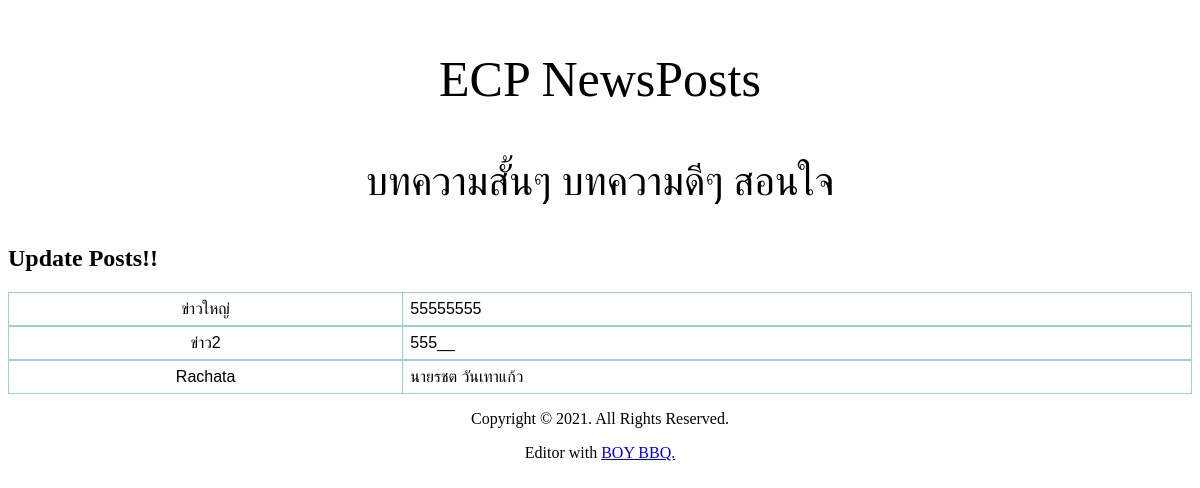
The page /news/ on the database as committed earlier.
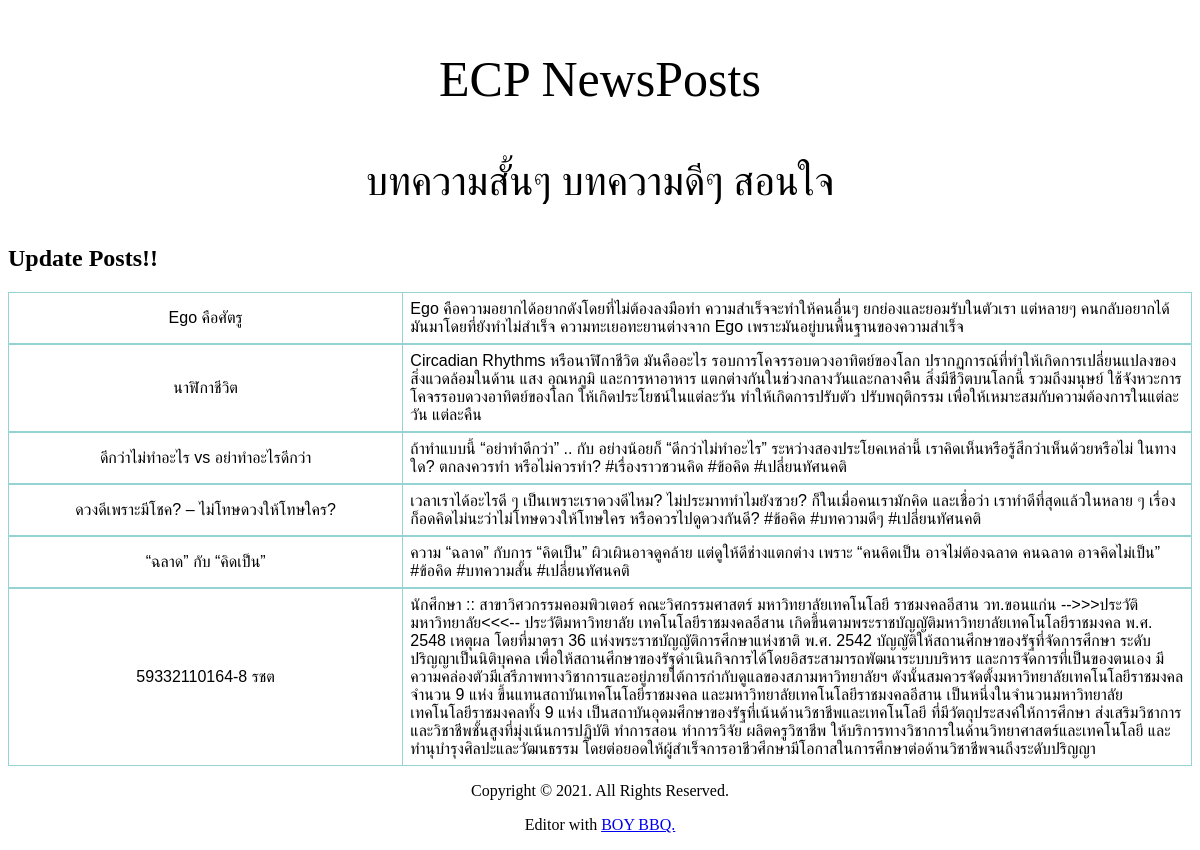
The same page on the database as committed later.
### news/models.py (models this page shows, shortened)
class newsPost(models.Model):
    title = models.CharField(max_length=150)
    newsContent = models.TextField()

### news/views.py (the view)
# urls.py: path('',views.index,name='index')
def index(request):
    newsposts = newsPost.objects.all()
    return render(request,'index.html',{'news' : newsposts})

### news/templates/index.html (shortened to what this page needs)
 <!DOCTYPE html>
<html lang="en">
<head>
</head>
<body>
    <p style="text-align: center; font-size: 50px;">ECP NewsPosts</p>
    <p  style="text-align: center; font-size: 40px;">บทความสั้นๆ บทความดีๆ สอนใจ</p>
    <h2 style="text-align: left;">Update Posts!!</h2>
{% for news in news %}
    <table>
        <tr>
          <td style="text-align: center;">{{news.title}}</td>
          <td colspan="2">{{news.newsContent}}</td>
      </table>
{% endfor %}
<p style="text-align: center;">Copyright © 2021. All Rights Reserved.</p>
<p style="text-align: center;"> Editor with <a href="https://fb.me/guboyphoto">BOY BBQ.</a></p>
</body>
</html>

### news/templates/index.html (style rules this page uses)
table { font-family: arial, sans-serif; border-collapse: collapse; table-layout: fixed; width: 100%; }
td, th { border: 1px solid #dddddd; text-align: left; padding: 7px; border-color: #96D4D4; }

Rows that differ between the two databases and show on the page:
removed newsPost: title "ข่าวใหญ่", newsContent "55555555"
removed newsPost: title "ข่าว2", newsContent "555__"
removed newsPost: title "Rachata", newsContent "นายรชต วันเทาแก้ว"
added newsPost: title "Ego คือศัตรู", newsContent "Ego คือความอยากได้อยากดังโดยที่ไม่ต้องลงมือทำ ความสำเร็จจะทำให้คนอื่นๆ ยกย่องและยอมรับในตัวเรา แต่หลายๆ คนกลับอยากได้มันมาโดยที่ยังทำไม่สำเร็จ ความทะเยอทะยานต่างจาก Ego เพราะมันอยู่บนพื้นฐานของความสำเร็จ"
added newsPost: title "นาฬิกาชีวิต", newsContent "Circadian Rhythms หรือนาฬิกาชีวิต มันคืออะไร รอบการโคจรรอบดวงอาทิตย์ของโลก ปรากฏการณ์ที่ทำให้เกิดการเปลี่ยนแปลงของสิ่งแวดล้อมในด้าน แสง อุณหภูมิ และการหาอาหาร แตกต่างกันในช่วงกลางวันและกลางคืน สิ่งมีชีวิตบนโลกนี้ รวมถึงมนุษย์ ใช้จังหวะการโคจรรอบดวงอาทิตย์ของโลก ให้เกิดประโยชน์ในแต่ละวัน ทำให้เกิดการปรับตัว ปรับพฤติกรรม เพื่อให้เหมาะสมกับความต้องการในแต่ละวัน แต่ละคืน"
added newsPost: title "ดีกว่าไม่ทำอะไร vs อย่าทำอะไรดีกว่า", newsContent "ถ้าทำแบบนี้ “อย่าทำดีกว่า” .. กับ อย่างน้อยก็ “ดีกว่าไม่ทำอะไร” ระหว่างสองประโยคเหล่านี้ เราคิดเห็นหรือรู้สึกว่าเห็นด้วยหรือไม่ ในทางใด? ตกลงควรทำ หรือไม่ควรทำ? #เรื่องราวชวนคิด #ข้อคิด #เปลี่ยนทัศนคติ"
added newsPost: title "ดวงดีเพราะมีโชค? – ไม่โทษดวงให้โทษใคร?", newsContent "เวลาเราได้อะไรดี ๆ เป็นเพราะเราดวงดีไหม? ไม่ประมาททำไมยังซวย? ก็ในเมื่อคนเรามักคิด และเชื่อว่า เราทำดีที่สุดแล้วในหลาย ๆ เรื่อง ก็อดคิดไม่นะว่าไม่โทษดวงให้โทษใคร หรือควรไปดูดวงกันดี? #ข้อคิด #บทความดีๆ #เปลี่ยนทัศนคติ"
added newsPost: title "“ฉลาด” กับ “คิดเป็น”", newsContent "ความ “ฉลาด” กับการ “คิดเป็น” ผิวเผินอาจดูคล้าย แต่ดูให้ดีช่างแตกต่าง เพราะ “คนคิดเป็น อาจไม่ต้องฉลาด คนฉลาด อาจคิดไม่เป็น” #ข้อคิด #บทความสั้น #เปลี่ยนทัศนคติ"
added newsPost: title "59332110164-8 รชต", newsContent "นักศึกษา :: สาขาวิศวกรรมคอมพิวเตอร์ คณะวิศกรรมศาสตร์ มหาวิทยาลัยเทคโนโลยี ราชมงคลอีสาน วท.ขอนแก่น -->>>ประวัติมหาวิทยาลัย<<<-- ประวัติมหาวิทยาลัย เทคโนโลยีราชมงคลอีสาน เกิดขึ้นตามพระราชบัญญัติมหาวิทยาลัยเทคโนโลยีราชมงคล พ.ศ. 2548 เหตุผล โดยที่มาตรา 36 แห่งพระราชบัญญัติการศึกษาแห่งชาติ พ.ศ. 2542 บัญญัติให้สถานศึกษาของรัฐที่จัดการศึกษา ระดับปริญญาเป็นนิติบุคคล เพื่อให้สถานศึกษาของรัฐดำเนินกิจการได้โดยอิสระสามารถพัฒนาระบบบริหาร และการจัดการที่เป็นของตนเอง มีความคล่องตัวมีเสรีภาพทางวิชาการและอยู่ภายใต้การกำกับดูแลของสภามหาวิทยาลัยฯ ดังนั้นสมควรจัดตั้งมหาวิทยาลัยเทคโนโลยีราชมงคล จำนวน 9 แห่ง ขึ้นแทนสถาบันเทคโนโลยีราชมงคล และมหาวิทยาลัยเทคโนโลยีราชมงคลอีสาน…"
